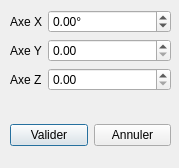
<?xml version="1.0" encoding="UTF-8"?>
<ui version="4.0">
 <class>RotDialog</class>
 <widget class="QDialog" name="RotDialog">
  <property name="geometry">
   <rect>
    <x>0</x>
    <y>0</y>
    <width>179</width>
    <height>168</height>
   </rect>
  </property>
  <property name="windowTitle">
   <string>Dialog</string>
  </property>
  <widget class="QWidget" name="formLayoutWidget">
   <property name="geometry">
    <rect>
     <x>10</x>
     <y>10</y>
     <width>161</width>
     <height>101</height>
    </rect>
   </property>
   <layout class="QFormLayout" name="formLayout">
    <item row="1" column="0">
     <widget class="QLabel" name="label">
      <property name="text">
       <string>Axe X</string>
      </property>
     </widget>
    </item>
    <item row="1" column="1">
     <widget class="QDoubleSpinBox" name="XSpinBox">
      <property name="suffix">
       <string>°</string>
      </property>
      <property name="minimum">
       <double>-360.000000000000000</double>
      </property>
      <property name="maximum">
       <double>360.000000000000000</double>
      </property>
      <property name="singleStep">
       <double>45.000000000000000</double>
      </property>
     </widget>
    </item>
    <item row="2" column="0">
     <widget class="QLabel" name="label_2">
      <property name="text">
       <string>Axe Y</string>
      </property>
     </widget>
    </item>
    <item row="3" column="0">
     <widget class="QLabel" name="label_3">
      <property name="text">
       <string>Axe Z</string>
      </property>
     </widget>
    </item>
    <item row="2" column="1">
     <widget class="QDoubleSpinBox" name="YSpinBox"/>
    </item>
    <item row="3" column="1">
     <widget class="QDoubleSpinBox" name="ZSpinBox"/>
    </item>
   </layout>
  </widget>
  <widget class="QWidget" name="horizontalLayoutWidget">
   <property name="geometry">
    <rect>
     <x>10</x>
     <y>110</y>
     <width>161</width>
     <height>51</height>
    </rect>
   </property>
   <layout class="QHBoxLayout" name="horizontalLayout">
    <item>
     <widget class="QPushButton" name="applyButton">
      <property name="text">
       <string>Valider</string>
      </property>
     </widget>
    </item>
    <item>
     <widget class="QPushButton" name="cancelButton">
      <property name="text">
       <string>Annuler</string>
      </property>
     </widget>
    </item>
   </layout>
  </widget>
 </widget>
 <resources/>
 <connections/>
</ui>
